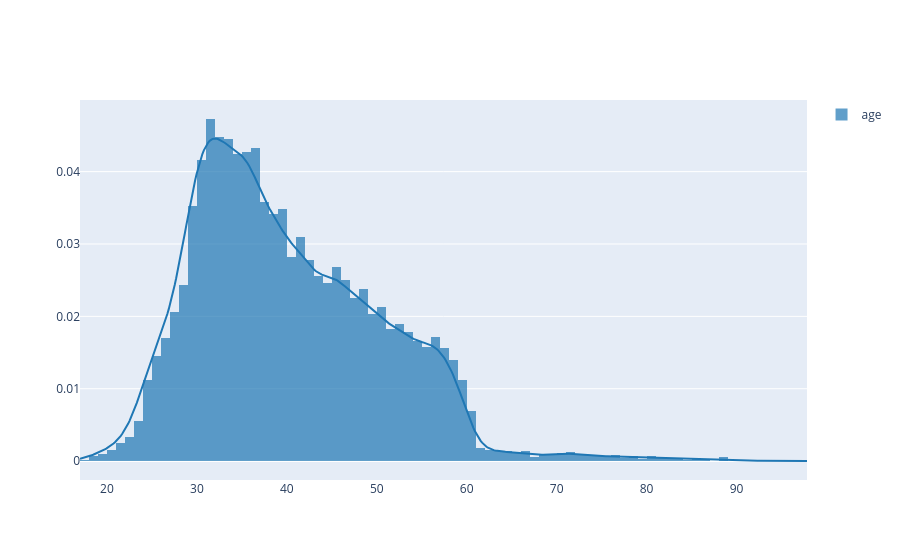
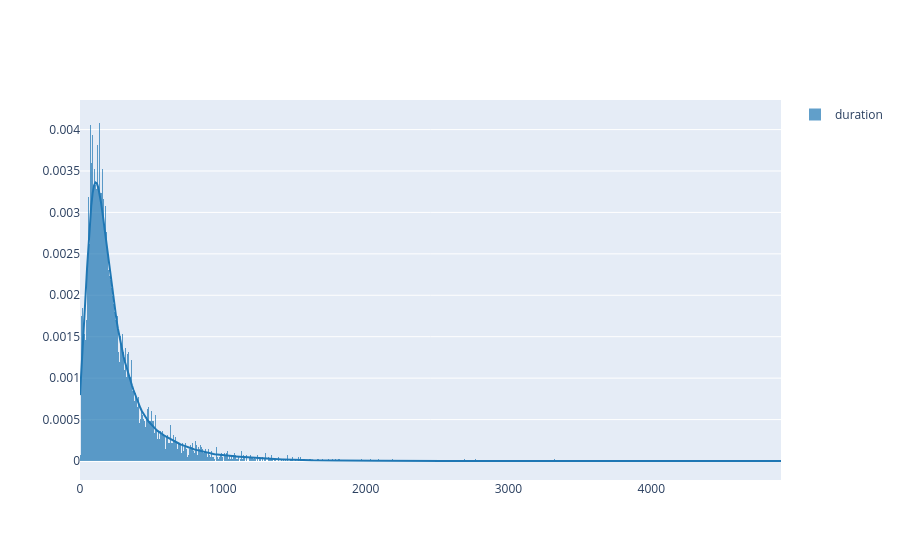
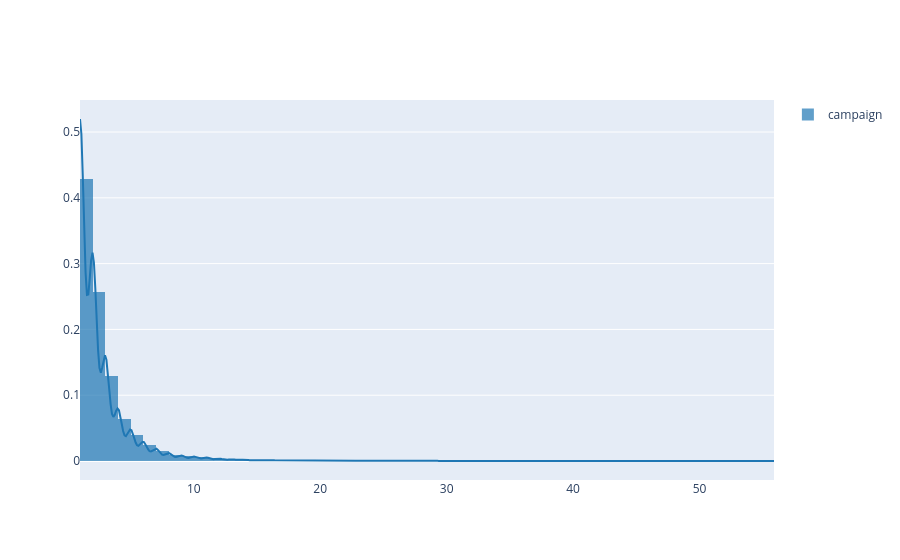
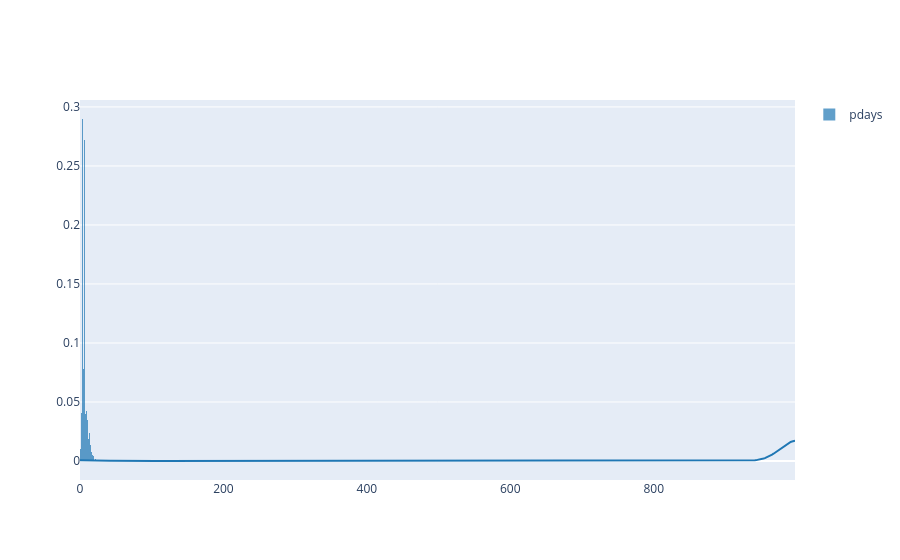

These figures' notebook cell, in order:
### Code cell
import plotly.figure_factory as ff 

for col in numeric_cols :
    fig = ff.create_distplot([df[col].dropna()], [col], show_hist= True , show_rug=False)
    fig.show()

### Figure 1 — Plotly figure (JSON) as saved in the notebook; plotly's stock layout.template omitted (floating-point values rounded to 4 significant figures; data arrays with more than 128 entries replaced by an {"elided": "..."} marker saying what was removed)
{"data": [{"autobinx": false, "histnorm": "probability density", "legendgroup": "age", "marker": {"color": "rgb(31, 119, 180)"}, "name": "age", "opacity": 0.7, "type": "histogram", "x": {"elided": "41188 int values"}, "xaxis": "x", "xbins": {"end": 98, "size": 1, "start": 17}, "yaxis": "y"}, {"legendgroup": "age", "marker": {"color": "rgb(31, 119, 180)"}, "mode": "lines", "name": "age", "showlegend": false, "type": "scatter", "x": {"elided": "500 float values"}, "xaxis": "x", "y": {"elided": "500 float values"}, "yaxis": "y"}], "layout": {"barmode": "overlay", "hovermode": "closest", "legend": {"traceorder": "reversed"}, "xaxis": {"anchor": "y2", "domain": [0, 1], "zeroline": false}, "yaxis": {"anchor": "free", "domain": [0, 1], "position": 0}}}

### Figure 2 — Plotly figure (JSON) as saved in the notebook; plotly's stock layout.template omitted (floating-point values rounded to 4 significant figures; data arrays with more than 128 entries replaced by an {"elided": "..."} marker saying what was removed)
{"data": [{"autobinx": false, "histnorm": "probability density", "legendgroup": "duration", "marker": {"color": "rgb(31, 119, 180)"}, "name": "duration", "opacity": 0.7, "type": "histogram", "x": {"elided": "41188 int values"}, "xaxis": "x", "xbins": {"end": 4918, "size": 1, "start": 0}, "yaxis": "y"}, {"legendgroup": "duration", "marker": {"color": "rgb(31, 119, 180)"}, "mode": "lines", "name": "duration", "showlegend": false, "type": "scatter", "x": {"elided": "500 float values"}, "xaxis": "x", "y": {"elided": "500 float values"}, "yaxis": "y"}], "layout": {"barmode": "overlay", "hovermode": "closest", "legend": {"traceorder": "reversed"}, "xaxis": {"anchor": "y2", "domain": [0, 1], "zeroline": false}, "yaxis": {"anchor": "free", "domain": [0, 1], "position": 0}}}

### Figure 3 — Plotly figure (JSON) as saved in the notebook; plotly's stock layout.template omitted (floating-point values rounded to 4 significant figures; data arrays with more than 128 entries replaced by an {"elided": "..."} marker saying what was removed)
{"data": [{"autobinx": false, "histnorm": "probability density", "legendgroup": "campaign", "marker": {"color": "rgb(31, 119, 180)"}, "name": "campaign", "opacity": 0.7, "type": "histogram", "x": {"elided": "41188 int values"}, "xaxis": "x", "xbins": {"end": 56, "size": 1, "start": 1}, "yaxis": "y"}, {"legendgroup": "campaign", "marker": {"color": "rgb(31, 119, 180)"}, "mode": "lines", "name": "campaign", "showlegend": false, "type": "scatter", "x": {"elided": "500 float values"}, "xaxis": "x", "y": {"elided": "500 float values"}, "yaxis": "y"}], "layout": {"barmode": "overlay", "hovermode": "closest", "legend": {"traceorder": "reversed"}, "xaxis": {"anchor": "y2", "domain": [0, 1], "zeroline": false}, "yaxis": {"anchor": "free", "domain": [0, 1], "position": 0}}}

### Figure 4 — Plotly figure (JSON) as saved in the notebook; plotly's stock layout.template omitted (floating-point values rounded to 4 significant figures; data arrays with more than 128 entries replaced by an {"elided": "..."} marker saying what was removed)
{"data": [{"autobinx": false, "histnorm": "probability density", "legendgroup": "pdays", "marker": {"color": "rgb(31, 119, 180)"}, "name": "pdays", "opacity": 0.7, "type": "histogram", "x": {"elided": "41188 int values"}, "xaxis": "x", "xbins": {"end": 999, "size": 1, "start": 0}, "yaxis": "y"}, {"legendgroup": "pdays", "marker": {"color": "rgb(31, 119, 180)"}, "mode": "lines", "name": "pdays", "showlegend": false, "type": "scatter", "x": {"elided": "500 float values"}, "xaxis": "x", "y": {"elided": "500 float values"}, "yaxis": "y"}], "layout": {"barmode": "overlay", "hovermode": "closest", "legend": {"traceorder": "reversed"}, "xaxis": {"anchor": "y2", "domain": [0, 1], "zeroline": false}, "yaxis": {"anchor": "free", "domain": [0, 1], "position": 0}}}
